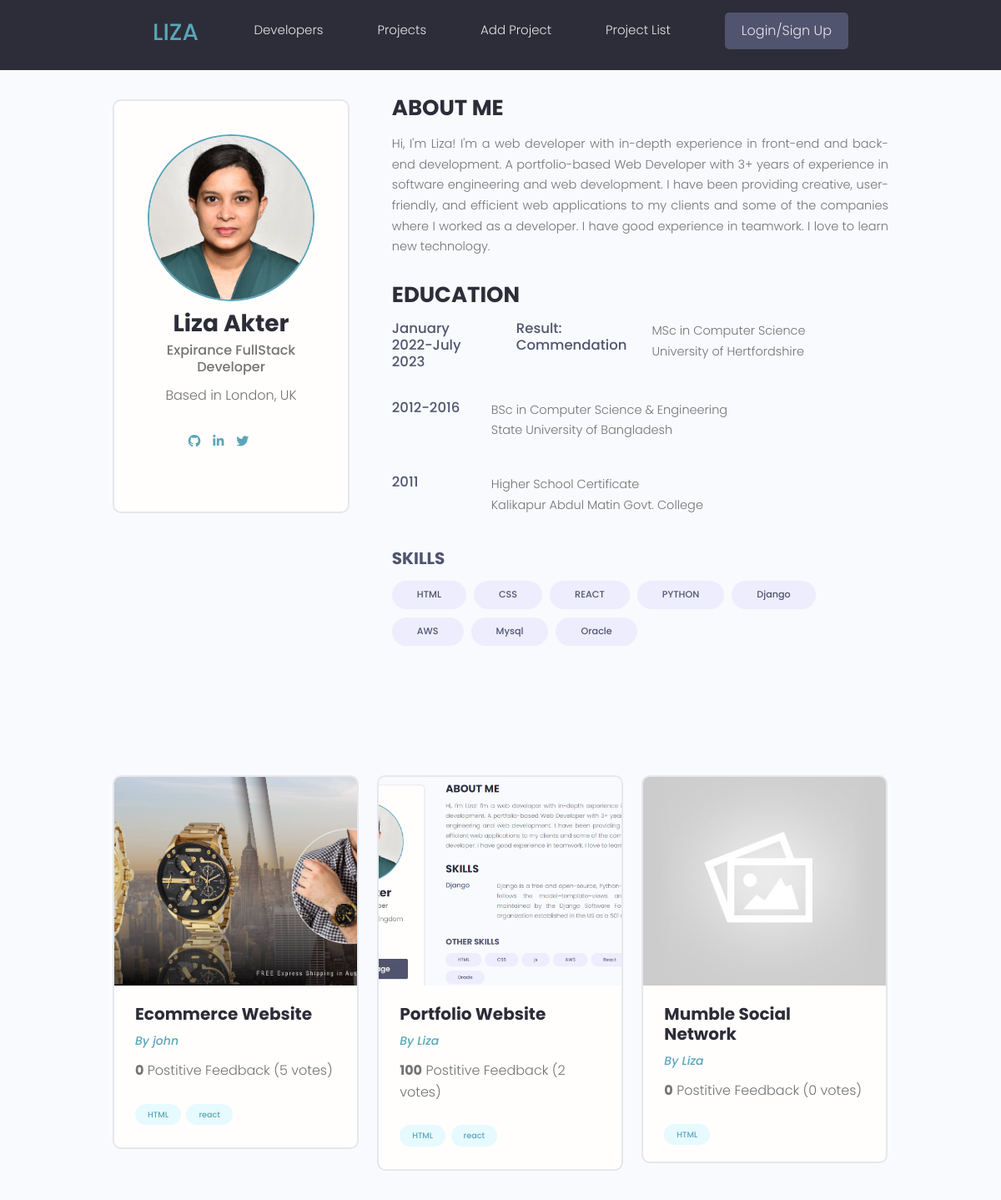
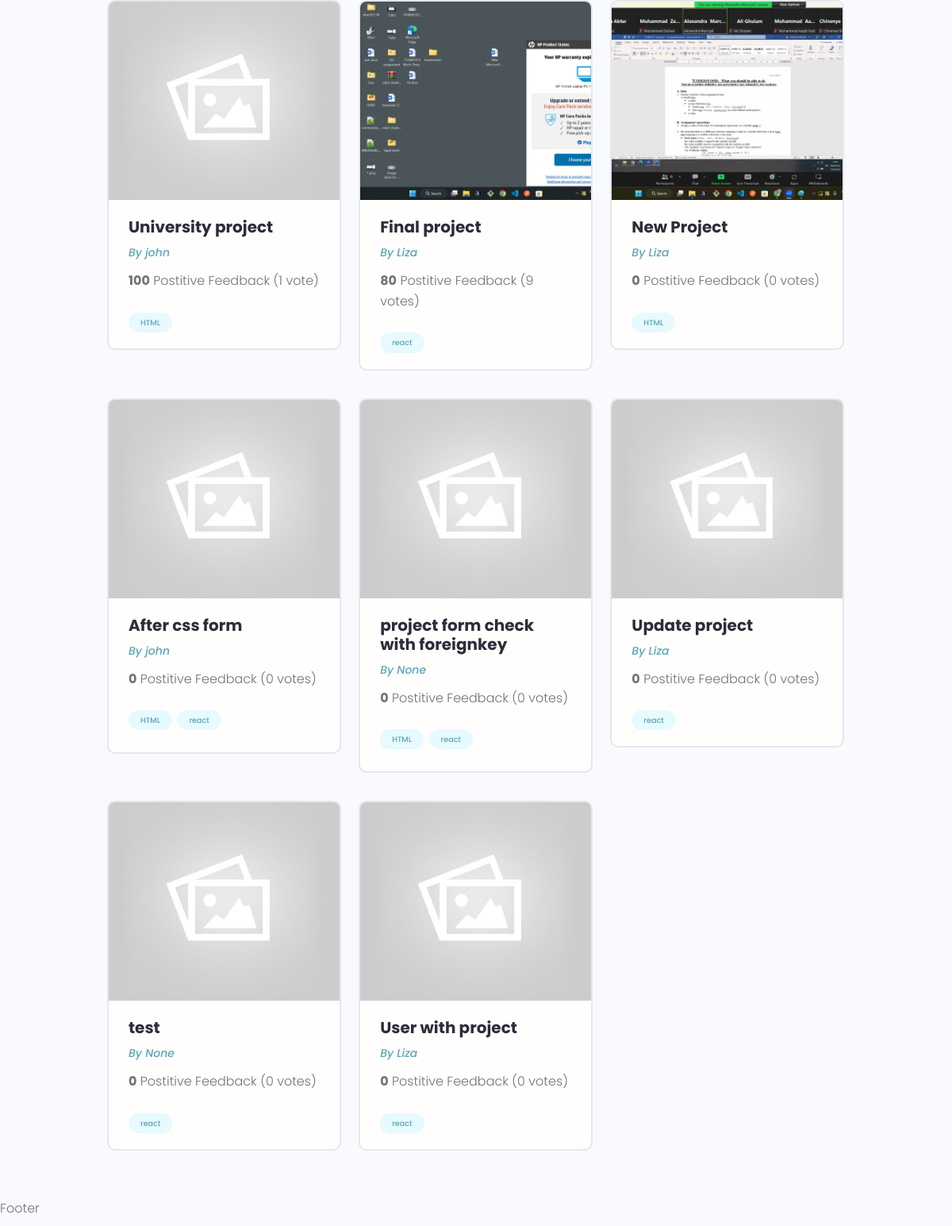
The page / on the database its author committed (2 pictures, top to bottom).
### projects/models.py (models this page shows, shortened)
class Project(models.Model):
    owner=models.ForeignKey(profile, null=True, blank=True, on_delete=models.SET_NULL)
    title=models.CharField(max_length=200)
    description=models.TextField(null=True, blank=True)
    feature_image=models.ImageField(null=True, blank=True, default='default.jpg')
    demo_link=models.CharField(max_length=2000,null=True, blank=True)
    source_link=models.CharField(max_length=2000,null=True, blank=True)
    tags =models.ManyToManyField('tag', blank=True)
    total_vote=models.IntegerField(default=0, null=True, blank=True)
    vote_ratio=models.IntegerField(default=0, null=True, blank=True)
    created=models.DateTimeField(auto_now=True)
    id=models.UUIDField(default=uuid.uuid4, primary_key=True, unique=True, editable=False)

class Tag(models.Model):
    name= models.CharField(max_length=200)
    created=models.DateTimeField(auto_now=True)
    id=models.UUIDField(default=uuid.uuid4, primary_key=True, unique=True, editable=False)
    def __str__(self):
        return self.name

### users/models.py (models this page shows)
class profile(models.Model):
    user=models.OneToOneField(User, on_delete=models.CASCADE, null=True, blank=True)
    name=models.CharField(max_length=200, null=True, blank=True)
    email=models.EmailField(max_length=500, null=True, blank=True)
    username=models.CharField(max_length=200, null=True, blank=True)
    location=models.CharField(max_length=200, null=True, blank=True)
    short_intro=models.CharField(max_length=200, null=True, blank=True)
    bio=models.TextField(null=True,blank=True)
    profile_image=models.ImageField(null=True, blank=True, upload_to='profile/', default='profile/user-default.png')
    social_twitter=models.CharField(max_length=200, null=True, blank=True)
    social_linkedin=models.CharField(max_length=200, null=True, blank=True)
    social_github=models.CharField(max_length=200, null=True, blank=True)
    social_website=models.CharField(max_length=200, null=True, blank=True)
    created=models.DateTimeField(auto_now_add=True)
    id=models.UUIDField(default=uuid.uuid4, unique=True, primary_key=True, editable=False)
    def __str__(self):
        return str(self.username)

### home/views.py (the view)
# urls.py: 2. Add a URL to urlpatterns:  path('', Home.as_view(), name='home')
def Home(request):
    projects=Project.objects.all()
    return render(request,'home/home.html',{'projects': projects})

### home/templates/home/home.html (shortened to what this page needs)
{% extends 'main.html' %}
{% block content %}
{% load static %}
<main class="profile my-md">
    <div class="container">
      <div class="layout">
        <div class="column column--1of3">
          <div class="card text-center">
            <div class="card__body dev">
              <img class="avatar avatar--xl" src="{% static 'images/profile/liza.JPG' %}" />
              <h2 class="dev__name">Liza Akter</h2>
              <p class="dev__title">Expirance FullStack Developer</p>
              <p class="dev__location">Based in London, UK</p>
              <ul class="dev__social">
                <li>
                  <a title="Github" href="https://github.com/Poushe" target="_blank"><i class="fa-brands fa-github"></i></a>
                </li>
                <li>
                  <a title="LinkedIn" href="https://www.linkedin.com/in/poushe/" target="_blank"><i class="fa-brands fa-linkedin-in"></i></a>
                </li>
                <li>
                  <a title="Twitter" href="#" target="_blank"><i class="fa-brands fa-twitter"></i></a>
                </li>
              </ul>
            </div>
          </div>
        </div>
        <div class="column column--2of3">
          <div class="devInfo">
            <h3 class="devInfo__title">About Me</h3>
            <p class="devInfo__about">
              Hi, I'm Liza! I'm a web developer with in-depth experience in front-end and back-end development. A portfolio-based Web Developer with 3+ years of experience in software engineering and web development. I have been providing creative, user-friendly, and efficient web applications to my clients and some of the companies where I worked as a developer. I have good experience in teamwork. I love to learn new technology.
            </p>
          </div>
          <div class="devInfo">
            <h3 class="devInfo__title">Education</h3>
            <div class="devInfo__skills">
              <div class="devSkill">
                <h4 class="devSkill__title">January 2022-July 2023</h4>
                <h4 class="devSkill__title">Result: Commendation</h4>
                <p class="devSkill__info">
                  MSc in Computer Science
                  <br>
                  University of Hertfordshire
                </p>
              </div>
              <div class="devSkill">
                <h4 class="devSkill__title">2012-2016</h4>
                <p class="devSkill__info">
                  BSc in Computer Science & Engineering
                  <br>
                  State University of Bangladesh
                </p>
              </div>
              <div class="devSkill">
                <h4 class="devSkill__title">2011</h4>
                <p class="devSkill__info">
                  Higher School Certificate
                  <br>
                  Kalikapur Abdul Matin Govt. College
                </p>
              </div>
              <h3 class="devInfo__subtitle">Skills</h3>
              <div class="devInfo__otherSkills">
                <span class="tag tag--pill tag--sub tag--lg">
                  <small>HTML</small>
                </span>
                <span class="tag tag--pill tag--sub tag--lg">
                  <small>CSS</small>
                </span>
                <span class="tag tag--pill tag--sub tag--lg">
                  <small>REACT</small>
                </span>
                <span class="tag tag--pill tag--sub tag--lg">
                  <small>PYTHON</small>
                </span>
                <span class="tag tag--pill tag--sub tag--lg">
                  <small>Django</small>
                </span>
                <span class="tag tag--pill tag--sub tag--lg">
                  <small>AWS</small>
                </span>
                <span class="tag tag--pill tag--sub tag--lg">
                  <small>Mysql</small>
                </span>
                <span class="tag tag--pill tag--sub tag--lg">
                  <small>Oracle</small>
                </span>
              </div>
            </div>
          </div>
        </div>
      </div>
    </div>
      <section class="projectsList">
        <div class="container">
          <div class="grid grid--three">
          {% for project in projects %}
            <div class="column">
              <div class="card project">
                <a href="{% url 'project' project.id %}" class="project">
                  <img class="project__thumbnail" src="{{project.feature_image.url}}" alt="project thumbnail" />
                  <div class="card__body">
                    <h3 class="project__title">{{project.title}}</h3>
                    <p><a class="project__author" href="#">By {{project.owner}}</a></p>
                    <p class="project--rating">
                      <span style="font-weight: bold;">{{project.vote_ratio}}</span> Postitive
                      Feedback ({{project.total_vote}} vote{{project.total_vote|pluralize:"s"}})
                    </p>
                    <div class="project__tags">
                      {% for j in project.tags.all %}
                      <span class="tag tag--pill tag--main">
                      <small>{{j}}</small>
                      </span>
                      {% endfor %}
                    </div>
                  </div>
                </a>
              </div>
            </div>
            {%endfor%}
          </div>
        </div>
      </section>
  </main>
{% endblock content %}

### static/style/app.css (style rules this page uses)
:root { --color-sub: #2d2d39; }
.card { border: 2px solid var(--color-light); }
img { width: 100%; }
.profile .card > .dev { padding: 4rem; }
.dev__name { color: var(--color-sub); font-size: 2.8rem; font-weight: 700; margin-top: 1rem; margin-bottom: 0.5rem; }
.dev__title { font-size: 1.6rem; font-weight: 500; line-height: 1.3; }
.dev__location { margin-top: 1rem; }
.dev__social { margin: 3rem 0; list-style: none; display: flex; justify-content: center; gap: 1.5rem; }
.devInfo { margin-bottom: 3rem; }
.devInfo__title, .devInfo__subtitle { font-size: 2.6rem; color: var(--color-sub); text-transform: uppercase; font-weight: 700; margin-bottom: 1.5rem; }
.devInfo__subtitle { font-size: 2rem; color: var(--color-sub-light); }
.devInfo__about, .devSkill__info { font-size: 1.45rem; line-height: 1.7; text-align: justify; }
.devSkill { margin-bottom: 3rem; }
.devSkill__title { font-size: 1.65rem; font-weight: 500; color: var(--color-sub-light); }
@media screen and (min-width: 700px) { .devSkill { display: flex; justify-content: space-between; gap: 3rem; } }
@media screen and (min-width: 700px) { .devSkill__info { flex-basis: 80%; } }
.project__author { font-size: 1.4rem; font-style: italic; }
.project--rating { margin-bottom: 1.6em; margin-top: .5em; }
.projectsList { margin-top: 8rem; }
.project__thumbnail { height: 25rem; object-fit: cover; object-position: top center; }
.project__title { font-size: 2rem; font-weight: 700; color: var(--color-sub); }

### static/uikit/styles/modules/_variables.css (style rules this page uses)
:root { --color-main: #5aa5b9; --color-main-light: #e6faff; --color-sub: #3f4156; --color-sub-light: #51546e; --color-sub-lighter: #ededfd; --color-text: #737373; --color-gray: #8b8b8b; --color-light: #e5e7eb; --color-light-gray: #767676; --color-bg: #f8fafd; --color-white: #fffefd; --color-white-light: #f3f3f3; --color-success: #359e64; --color-success-bg: #def8e8; --color-error: #fc4b0b; --color-error-bg: #fff2ee; --font-base: 'Poppins', arial, helvetica, 'Segoe UI', roboto, ubuntu, sans-serif; --font-monospace: 'Fira Code', 'Courier New', courier, monospace; --font-regular: 300; --font-medium: 500; --font-bold: 700; --generic-shadow: 1px 1px 5px #00000010; --generic-transition: all 0.3s ease-in-out; }

### static/uikit/styles/modules/_base.css (style rules this page uses)
* { margin: 0; padding: 0; box-sizing: border-box; text-rendering: optimizeLegibility; color: inherit; font-size: inherit; }
html { font-size: 50%; }
@media only screen and (min-width: 480px) { html { font-size: 56.25%; } }
@media only screen and (min-width: 1200px) { html { font-size: 62.5%; } }
body { line-height: 1.6; font-weight: 400; font-size: 1.5rem; color: var(--color-text); background-color: var(--color-bg); min-height: 100vh; }

### static/uikit/styles/modules/_typography.css (style rules this page uses)
* { font-family: var(--font-base); }
h2 { font-size: 3.6rem; font-weight: var(--font-bold); }
h3 { font-size: 3.2rem; font-weight: var(--font-medium); }
h4 { font-size: 2.8rem; font-weight: var(--font-medium); }
p, span, strong { font-size: 1.6rem; color: var(--color-text); font-weight: var(--font-regular); }
a { padding-bottom: 2px; text-decoration: none; display: inline-block; color: var(--color-main); font-weight: var(--font-medium); }

### static/uikit/styles/modules/_utilities.css (style rules this page uses)
.container { width: 92%; max-width: 165rem; margin: 0 auto; box-sizing: border-box; }
@media screen and (min-width: 1000px) { .container { width: 90%; } }
@media screen and (min-width: 1200px) { .container { width: 80%; } }
.text-center { text-align: center; }
.my-md { margin: 3rem auto; }

### static/uikit/styles/modules/_avatar.css (style rules this page uses)
.avatar { border-radius: 50%; border: 2px solid var(--color-main); object-fit: cover; }
.avatar--xl { height: 20rem; width: 20rem; }

### static/uikit/styles/modules/_card.css (style rules this page uses)
.card { border-radius: 1rem; background-color: var(--color-white); border: 1.5px solid var(--color-light); width: auto; height: auto; margin-top: 0.5rem; margin-bottom: 0.5rem; overflow: hidden; }
.card__body, .card__header { padding: 2rem 2.5rem; }

### static/uikit/styles/modules/_grid.css (style rules this page uses)
.grid { display: flex; flex-wrap: wrap; justify-content: flex-start; align-items: stretch; }
.grid > .column { min-width: 28rem; margin-bottom: 2.5rem; }
.grid--three > .column { flex-basis: 100%; }
@media screen and (min-width: 800px) { .grid--three { margin-right: -2%; } }
@media screen and (min-width: 800px) { .grid--three > .column { margin-right: 2%; } }
@media screen and (min-width: 800px) { .grid--three > .column { flex-basis: 48%; } }
@media screen and (min-width: 1200px) { .grid--three { margin-right: -2.33%; } }
@media screen and (min-width: 1200px) { .grid--three > .column { margin-right: 2.33%; } }
@media screen and (min-width: 1200px) { .grid--three > .column { flex-basis: 31%; } }

### rows shown on the page
Project: feature_image (picture), title "Ecommerce Website", owner "john", vote_ratio "0", total_vote "5"
Tag: name "HTML"
Tag: name "react"
Project: feature_image (picture), title "Portfolio Website", owner "Liza", vote_ratio "100", total_vote "2"
Project: feature_image (placeholder picture), title "Mumble Social Network", owner "Liza", vote_ratio "0", total_vote "0"
Project: feature_image (placeholder picture), title "University project", owner "john", vote_ratio "100", total_vote "1"
Project: feature_image (picture), title "Final project", owner "Liza", vote_ratio "80", total_vote "9"
Project: feature_image (picture), title "New Project", owner "Liza", vote_ratio "0", total_vote "0"
Project: feature_image (placeholder picture), title "After css form", owner "john", vote_ratio "0", total_vote "0"
Project: feature_image (placeholder picture), title "project form check with foreignkey", owner "None", vote_ratio "0", total_vote "0"
Project: feature_image (placeholder picture), title "Update project", owner "Liza", vote_ratio "0", total_vote "0"
Project: feature_image (placeholder picture), title "test", owner "None", vote_ratio "0", total_vote "0"
Project: feature_image (placeholder picture), title "User with project", owner "Liza", vote_ratio "0", total_vote "0"
